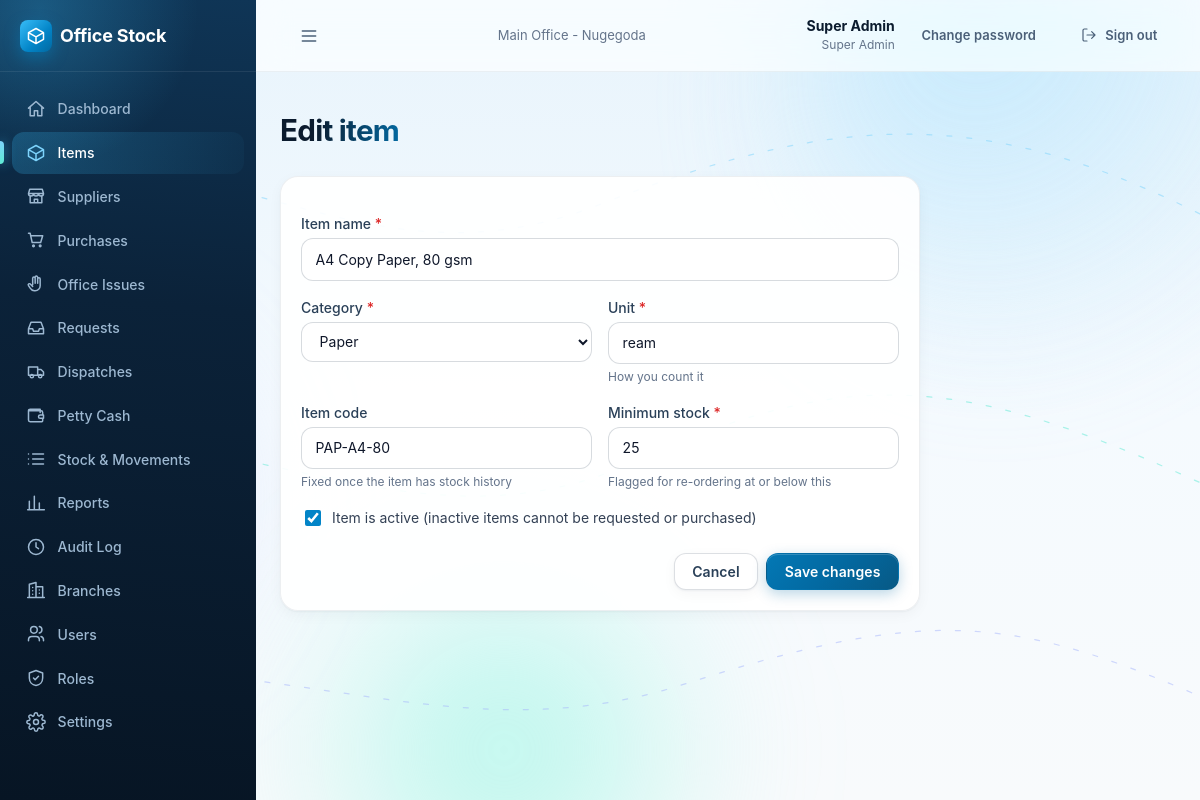
/items/2/ (signed in), run on the app's committed database.
### accounts/models.py (models this page shows, shortened)
class User(AbstractBaseUser):
    name = models.CharField(max_length=120)
    email = models.EmailField(unique=True)
    role = models.CharField(max_length=40)
    permissions = models.JSONField(null=True, blank=True, default=None)
    branch = models.ForeignKey(Branch, on_delete=models.PROTECT, related_name='users')
    active = models.BooleanField(default=True)
    failed_logins = models.PositiveSmallIntegerField(default=0)
    locked_until = models.DateTimeField(null=True, blank=True)
    created_at = models.DateTimeField(auto_now_add=True)
    updated_at = models.DateTimeField(auto_now=True)
    USERNAME_FIELD = 'email'
    REQUIRED_FIELDS = ['name']
    objects = UserManager()
    class Meta:
        ordering = ['name']
    @property
    def role_def(self):
        if not hasattr(self, '_role_def'):
            if self.role == SUPER_ADMIN_ROLE['key']:
                self._role_def = SUPER_ADMIN_ROLE
            else:
                r = Role.objects.filter(key=self.role).first()
                self._role_def = r.as_def() if r else None
        return self._role_def
    @property
    def role_name(self):
        return (self.role_def or {}).get('name') or self.role

class Branch(models.Model):
    name = models.CharField(max_length=120)
    code = models.CharField(max_length=10, unique=True)
    type = models.CharField(max_length=10, choices=[(BRANCH_TYPES.MAIN, 'Main office'), (BRANCH_TYPES.BRANCH, 'Branch')],
                            default=BRANCH_TYPES.BRANCH)
    address = models.CharField(max_length=250, blank=True, default='')
    phone = models.CharField(max_length=40, blank=True, default='')
    active = models.BooleanField(default=True)
    created_at = models.DateTimeField(auto_now_add=True)
    updated_at = models.DateTimeField(auto_now=True)
    class Meta:
        ordering = ['type', 'name']
        constraints = [
            models.UniqueConstraint(fields=['type'], condition=models.Q(type=BRANCH_TYPES.MAIN), name='one_main_office'),
        ]

### catalog/models.py (models this page shows, shortened)
class Item(models.Model):
    code = models.CharField(max_length=20, unique=True)
    name = models.CharField(max_length=160)
    category = models.ForeignKey(Category, on_delete=models.PROTECT, related_name='items')
    unit = models.CharField(max_length=30)  # e.g. ream, box, piece
    min_stock = models.PositiveIntegerField(default=0)
    last_unit_cost = models.DecimalField(max_digits=12, decimal_places=2, null=True, blank=True,
                                         validators=[MinValueValidator(Decimal('0'))])
    active = models.BooleanField(default=True)
    created_at = models.DateTimeField(auto_now_add=True)
    updated_at = models.DateTimeField(auto_now=True)
    class Meta:
        ordering = ['name']

### catalog/views.py (the view)
# urls.py: path('items/<int:pk>/', views.item_edit, name='item_edit'),
@permission_required('items.manage')
def item_edit(request, pk):
    return _item_form(request, get_object_or_404(Item, pk=pk))

### catalog/models.py (called while the page is built)
    def __str__(self):
        return self.name

### catalog/views.py (called while the page is built, shortened)
def _item_form(request, item=None):
    initial = ({'name': item.name, 'category': item.category_id, 'unit': item.unit, 'code': item.code,
                'min_stock': item.min_stock, 'active': item.active} if item else None)
    form = ItemForm(request.POST or None, instance=item, initial=initial)
    return render(request, 'catalog/item_form.html', {'form': form, 'item': item, 'units': COMMON_UNITS})

### core/context_processors.py (called while the page is built)
def app(request):
    ctx = {}
    user = getattr(request, 'user', None)
    if user is None or not user.is_authenticated:
        return ctx
    settings = Setting.get()
    ctx['app_settings'] = settings
    perms = getattr(request, 'perms', [])
    nav = []
    path = request.path
    for n in visible_nav(user, perms, settings.branch_module_enabled):
        try:
            url = reverse(n['url'])
        except NoReverseMatch:
            continue
        active = path == url if n.get('exact') else path.startswith(n['match'])
        nav.append({**n, 'href': url, 'active': active})
    ctx.update({
        'nav': nav,
        'perm': {p.replace('.', '_'): (p in perms) for p in ALL_PERMISSIONS},
        'is_branch_side': side_of(user) == 'branch',
        'is_super_admin': user.role == 'super_admin',
    })
    return ctx

### core/models.py (called while the page is built)
    @classmethod
    def get(cls):
        obj = cls.objects.filter(key='app').first()
        if obj:
            return obj
        try:
            with transaction.atomic():
                return cls.objects.create(key='app')
        except IntegrityError:
            return cls.objects.get(key='app')

### core/permissions.py (called while the page is built)
def side_of(user, role_def=None):
    role_def = role_def if role_def is not None else getattr(user, 'role_def', None)
    return (role_def or {}).get('side') or SIDES.MAIN

def is_branch_side(user, role_def=None):
    return side_of(user, role_def) == SIDES.BRANCH

def effective_permissions(user, role_def=None):
    if user.role == ROLES.SUPER_ADMIN:
        return list(ALL_PERMISSIONS)
    if isinstance(user.permissions, (list, tuple)):
        return list(user.permissions)
    role_def = role_def if role_def is not None else getattr(user, 'role_def', None)
    return list((role_def or {}).get('permissions') or [])

def has_any(user, perms):
    have = effective_permissions(user)
    return any(p in have for p in perms)

### core/templatetags/ui.py (called while the page is built)
@register.inclusion_tag('core/_field.html')
def field(bound, hint='', css=''):
    return {'f': bound, 'hint': hint, 'css': css}

### catalog/templates/catalog/item_form.html (shortened to what this page needs)
{% extends "base.html" %}
{% load ui %}
{% block content %}
<div class="page-header"><div><h1>{% if item %}Edit item{% else %}Add item{% endif %}</h1></div></div>
<form method="post" class="card card-body stack narrow" novalidate>
  {% field form.name %}
  <div class="form-grid"><div>{% field form.category %}</div><div>{% field form.unit %}</div></div>
  <div class="form-grid"><div>{% field form.code %}</div><div>{% field form.min_stock %}</div></div>
  {% if item %}{% field form.active %}{% endif %}
  <div class="form-actions"><a class="btn btn-secondary" href="{% url 'catalog:item_list' %}">Cancel</a><button class="btn" type="submit">{% if item %}Save changes{% else %}Add item{% endif %}</button></div>
</form>
{% endblock %}

### templates/base.html (shortened to what this page needs)
{% load static ui %}<!doctype html>
<html lang="en">
<head>
  <link rel="stylesheet" href="{% static 'css/app.css' %}">
  <link rel="stylesheet" href="{% static 'css/premium.css' %}">
</head>
<body>
<div class="ambient" aria-hidden="true">
  <span class="blob b1" data-parallax="0.10"><i></i></span>
  <span class="blob b2" data-parallax="-0.07"><i></i></span>
  <span class="blob b3" data-parallax="0.05"><i></i></span>
</div>
<div class="shell">
  <aside class="sidebar" id="sidebar">
    <div class="brand"><div class="brand-mark">{% icon 'box' %}</div><span class="brand-name">Office Stock</span></div>
    <nav class="nav" aria-label="Main">
      {% for n in nav %}<a href="{{ n.href }}" class="{% if n.active %}active{% endif %}">{% icon n.icon %}{{ n.label }}</a>{% endfor %}
    </nav>
  </aside>
  <div class="main-col">
    <header class="topbar">
      <button class="btn btn-ghost menu-btn" type="button" data-nav-open aria-label="Open menu">{% icon 'menu' %}</button>
      <div class="branch-name muted small">{{ request.user.branch.name }}</div>
      <div class="topbar-right">
        <div class="who"><b>{{ request.user.name }}</b><span>{{ request.user.role_name }}</span></div>
        <a class="btn btn-ghost btn-sm" href="{% url 'accounts:change_password' %}">Change password</a>
        <form method="post" action="{% url 'accounts:logout' %}" class="inline">{% csrf_token %}
          <button class="btn btn-ghost btn-sm" type="submit">{% icon 'logout' 'icon icon-sm' %}<span class="hide-sm">Sign out</span></button>
        </form>
      </div>
    </header>
    <main class="content">
      {% block content %}{% endblock %}
    </main>
  </div>
</div>
</body>
</html>

### core/templates/core/_field.html (shortened to what this page needs)
<div class="field {{ css }}">
  {% if f.field.widget.input_type == 'checkbox' %}
    <label class="check">{{ f }} {{ f.label }}</label>
  {% else %}
    <label class="lbl" for="{{ f.id_for_label }}">{{ f.label }}{% if f.field.required %} <span class="req" aria-hidden="true">*</span>{% endif %}</label>
    {{ f }}
  {% endif %}
  {% if hint or f.help_text %}<div class="hint">{{ hint|default:f.help_text }}</div>{% endif %}
</div>

### static/css/app.css (style rules this page uses)
:root { --brand-50: #eff6ff; --brand-100: #dbeafe; --brand-500: #3b82f6; --brand-600: #2563eb; --brand-700: #1d4ed8; --s50: #f8fafc; --s100: #f1f5f9; --s200: #e2e8f0; --s300: #cbd5e1; --s400: #94a3b8; --s500: #64748b; --s600: #475569; --s700: #334155; --s800: #1e293b; --s900: #0f172a; --red-50: #fef2f2; --red-600: #dc2626; --red-700: #b91c1c; --amber-50: #fffbeb; --amber-100: #fef3c7; --amber-700: #b45309; --green-50: #ecfdf5; --green-100: #d1fae5; --green-700: #047857; }
* { box-sizing: border-box; }
html { font-size: 16px; }
body { margin: 0; font-family: Inter, ui-sans-serif, system-ui, -apple-system, "Segoe UI", Roboto, sans-serif; background: var(--s50); color: var(--s800); -webkit-font-smoothing: antialiased; line-height: 1.5; }
a { color: var(--brand-700); text-decoration: none; }
h1, h2, h3 { margin: 0; color: var(--s900); }
.icon { width: 20px; height: 20px; flex: none; }
.icon-sm { width: 16px; height: 16px; }
.muted { color: var(--s500); }
.small { font-size: .8125rem; }
.stack > * + * { margin-top: 1rem; }
.shell { min-height: 100vh; display: flex; }
.sidebar { width: 256px; flex: none; background: #fff; border-right: 1px solid var(--s200); display: flex; flex-direction: column; }
.brand { height: 64px; display: flex; align-items: center; gap: .5rem; padding: 0 1.25rem; border-bottom: 1px solid var(--s200); }
.brand-mark { width: 32px; height: 32px; border-radius: 8px; background: var(--brand-600); color: #fff; display: flex; align-items: center; justify-content: center; }
.brand-name { font-size: 1.125rem; font-weight: 700; color: var(--s900); }
.nav { flex: 1; padding: 1rem .75rem; display: flex; flex-direction: column; gap: .25rem; overflow-y: auto; }
.nav a { display: flex; align-items: center; gap: .75rem; padding: .625rem .75rem; border-radius: 8px; font-size: .875rem; font-weight: 500; color: var(--s600); }
.nav a.active { background: var(--brand-50); color: var(--brand-700); }
.main-col { flex: 1; min-width: 0; display: flex; flex-direction: column; }
.topbar { position: sticky; top: 0; z-index: 30; height: 64px; display: flex; align-items: center; justify-content: space-between; gap: 1rem; padding: 0 1.5rem; background: rgba(255,255,255,.92); border-bottom: 1px solid var(--s200); backdrop-filter: blur(6px); }
.topbar .who { text-align: right; line-height: 1.2; }
.topbar .who b { display: block; font-size: .875rem; color: var(--s900); }
.topbar .who span { font-size: .75rem; color: var(--s500); }
.topbar-right { display: flex; align-items: center; gap: .5rem; }
.menu-btn { display: none; }
.content { width: 100%; max-width: 72rem; margin: 0 auto; padding: 2rem 1.5rem; flex: 1; }
.page-header { display: flex; flex-wrap: wrap; align-items: flex-end; justify-content: space-between; gap: 1rem; margin-bottom: 1.5rem; }
.page-header h1 { font-size: 1.5rem; font-weight: 700; }
.card { background: #fff; border: 1px solid var(--s200); border-radius: 12px; box-shadow: 0 1px 2px rgba(0,0,0,.04); }
.card-body { padding: 1.25rem; }
.btn { display: inline-flex; align-items: center; justify-content: center; gap: .5rem; padding: .5rem 1rem; border-radius: 8px; border: 1px solid transparent; font: inherit; font-size: .875rem; font-weight: 600; cursor: pointer; background: var(--brand-600); color: #fff; line-height: 1.25; }
.btn-secondary { background: #fff; color: var(--s700); border-color: var(--s300); }
.btn-ghost { background: transparent; color: var(--s600); }
.btn-sm { padding: .25rem .625rem; font-size: .8125rem; }
form.inline { display: inline; }
.form-grid { display: grid; gap: 1rem; grid-template-columns: repeat(2, minmax(0, 1fr)); }
.field label.lbl { display: block; font-size: .875rem; font-weight: 500; color: var(--s700); margin-bottom: .25rem; }
.field .req { color: var(--red-600); }
.field .hint { font-size: .75rem; color: var(--s500); margin-top: .25rem; }
input[type=text], input[type=email], input[type=password], input[type=number], input[type=date], input[type=search], select, textarea, .input { width: 100%; padding: .5rem .75rem; border: 1px solid var(--s300); border-radius: 8px; background: #fff; font: inherit; font-size: .875rem; color: var(--s900); }
input[type=checkbox], input[type=radio] { width: 1rem; height: 1rem; accent-color: var(--brand-600); }
.check { display: flex; align-items: center; gap: .5rem; font-size: .875rem; color: var(--s700); }
.form-actions { display: flex; justify-content: flex-end; gap: .5rem; margin-top: 1.5rem; }
.narrow { max-width: 40rem; }

### data on the page
User: user.branch.name "Main Office - Nugegoda", user.name "Super Admin", user.role_name "Super Admin"
Item: name "A4 Copy Paper, 80 gsm", category "Paper", unit "ream", code "PAP-A4-80", min_stock "25", active "☑"

### other printed values
{{ n.label }} "Dashboard" "Items" "Suppliers" "Purchases" "Office Issues" "Requests" "Dispatches" "Petty Cash" "Stock & Movements" "Reports" "Audit Log" "Branches" "Users" "Roles" "Settings"
{{ f.label }} "Item name Category Unit Item code Minimum stock"
{{ hint|default:f.help_text }} "How you count it Fixed once the item has stock history Flagged for re-ordering at or below this"
{{ f.label }} "Item is active (inactive items cannot be requested or purchased)"
